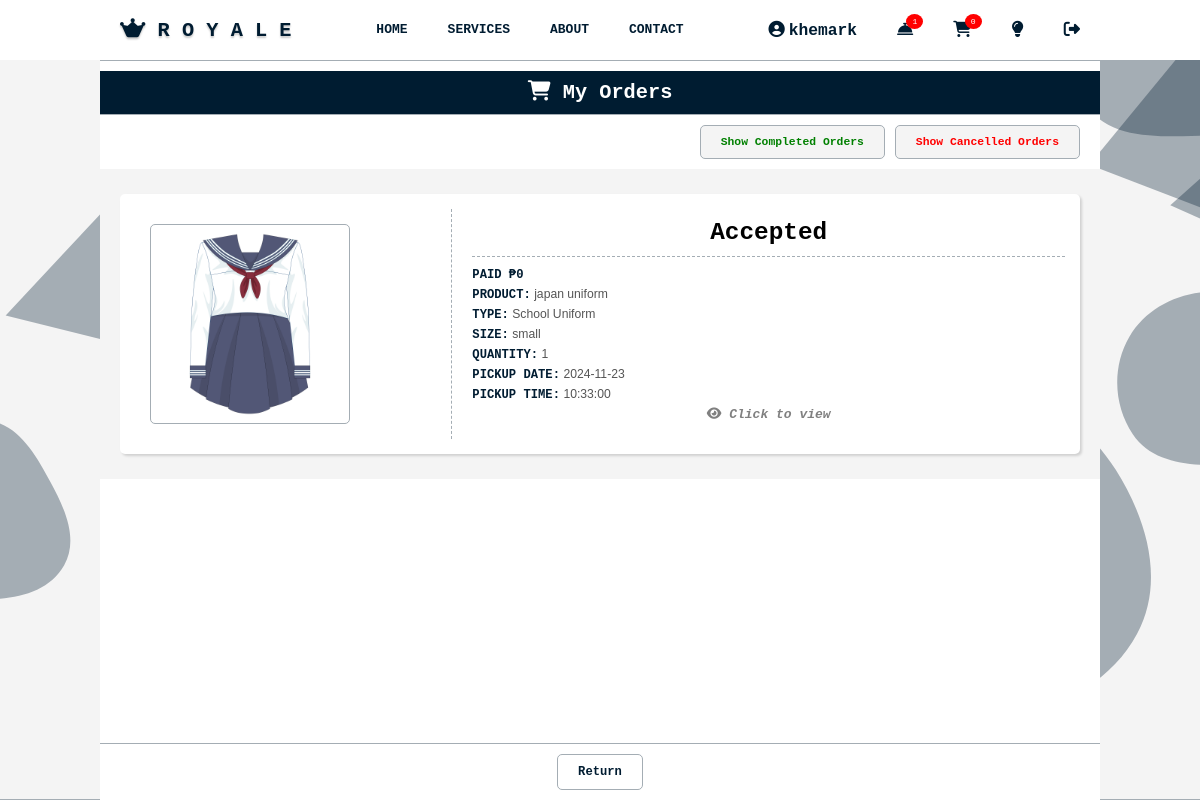
The app's page /my_order.php (signed in), older data.
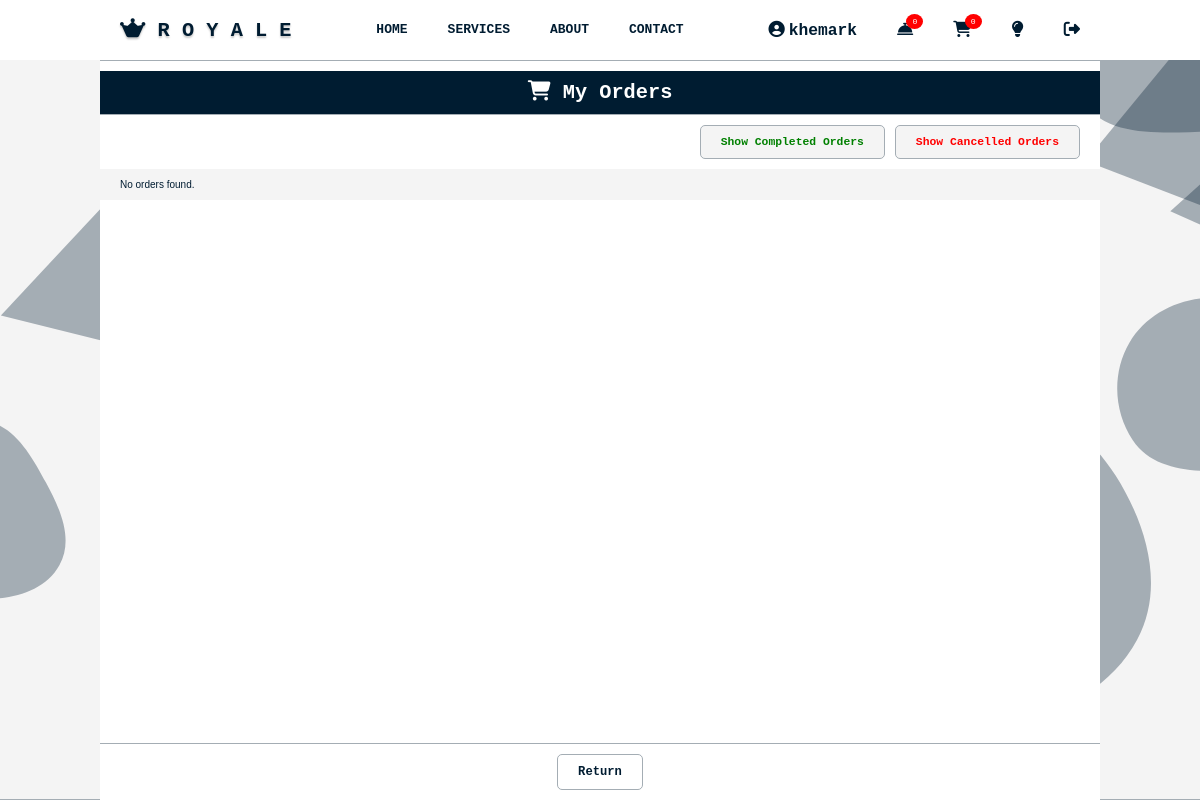
The same page, newer data.
### tables this page shows
CREATE TABLE `royale_product_order_tbl` (
  `order_id` int(11) NOT NULL,
  `user_id` int(11) NOT NULL,
  `order_type` varchar(255) NOT NULL,
  `order_variation` varchar(255) NOT NULL,
  `order_status` varchar(255) NOT NULL,
  `user_name` varchar(255) NOT NULL,
  `user_contact_number` varchar(255) NOT NULL,
  `user_gender` varchar(255) NOT NULL,
  `user_email` varchar(255) NOT NULL,
  `user_address` text NOT NULL,
  `pickup_date` date NOT NULL,
  `pickup_time` time NOT NULL,
  `product_days_of_rent` int(255) NOT NULL,
  `product_id` int(255) NOT NULL,
  `product_name` varchar(255) NOT NULL,
  `product_type` varchar(255) NOT NULL,
  `product_gender` varchar(255) NOT NULL,
  `product_size` varchar(255) NOT NULL,
  `product_quantity` bigint(255) NOT NULL,
  `product_price` bigint(255) NOT NULL,
  `product_rent_price` bigint(255) NOT NULL,
  `product_photo` varchar(255) NOT NULL,
  `payment` bigint(255) NOT NULL,
  `payment_date` date NOT NULL,
  `datetime_order` datetime NOT NULL
);

### my_order.php (the view, shortened to what the changed rows need)
<?php
require 'dbconnect.php';
$user_id = $_SESSION['user_id'];
$sql = "SELECT * FROM royale_product_order_tbl WHERE user_id = ? ORDER BY order_id DESC";
$stmt = $conn->prepare($sql);
$stmt->bind_param("i", $user_id);
$stmt->execute();
$result = $stmt->get_result();
?>
<!DOCTYPE html>
<html lang="en">
<head>
    <?php include 'important.php'; ?>
    <link rel="stylesheet" href="css_main/main.css?v=<?php echo time(); ?>">
    <link rel="stylesheet" href="css_main/my_order.css?v=<?php echo time(); ?>">
</head>
<body>
    <?php include 'navigation.php'; ?>
    <main>
        <h1 class="hidden"><i class="fa-solid fa-cart-shopping"></i> My Orders</h1>
        <div class="order-list">
            <?php
            if ($result->num_rows > 0) {
                while ($row = $result->fetch_assoc()) {
                    $photo_array = explode(',', $row['product_photo']);
                    $is_completed = $row['order_status'] === 'completed' ? 'true' : 'false';
                    $is_cancelled = $row['order_status'] === 'cancelled' ? 'true' : 'false';
                    $status_class = '';
                    if ($row['order_status'] == 'pending') {
                        $status_class = 'text-gray';
                    } elseif ($row['order_status'] == 'ongoing') {
                        $status_class = 'text-blue';
                    } elseif ($row['order_status'] == 'completed') {
                        $status_class = 'text-green';
                    } elseif ($row['order_status'] == 'cancelled') {
                        $status_class = 'text-red';
                    }
            ?>
                    <div class="order-container hidden" data-completed="<?php echo $is_completed; ?>" data-cancelled="<?php echo $is_cancelled; ?>" data-order-id="<?php echo htmlspecialchars($row['order_id']); ?>">
                        <div class="photo-gallery">
                            <?php
                            foreach ($photo_array as $photo) {
                                if (!empty($photo)) {
                                    echo '<img src="admin/products/' . htmlspecialchars($photo) . '" alt="Product Photo">';
                                }
                            }
                            ?>
                        </div>
                        <div class="details">
                            <h3 class="<?php echo $status_class; ?>">
                                <?php echo htmlspecialchars($row['order_status']); ?>
                            </h3>
                            <p><strong>Paid ₱<?php echo htmlspecialchars($row['payment']); ?></strong></p>
                            <div>
                                <p><strong>Product:</strong> <?php echo htmlspecialchars($row['product_name']); ?></p>
                                <p><strong>Type:</strong> <?php echo htmlspecialchars($row['product_type']); ?></p>
                                <p><strong>Size:</strong> <?php echo htmlspecialchars($row['product_size']); ?></p>
                                <p><strong>Quantity:</strong> <?php echo htmlspecialchars($row['product_quantity']); ?></p>
                                <p><strong>Pickup Date:</strong> <?php echo htmlspecialchars($row['pickup_date']); ?></p>
                                <p><strong>Pickup Time:</strong> <?php echo htmlspecialchars($row['pickup_time']); ?></p>
                            </div>
                            <div style="text-align: center;">
                                <b style="font-size: 1.6rem; font-style: italic; color: gray;"><i class="fa-solid fa-eye"></i> Click to view</b>
                            </div>
                        </div>
                    </div>
            <?php
                }
            } else {
                echo "<p style='color: var(--text-color);'>No orders found.</p>";
            }
            ?>
        </div>
    </main>
</body>
</html>
</body>

### navigation.php (shortened to what the changed rows need)
<div class="navigation-container" id="navbar">
    <div class="icon-container">
        <?php
        $isLoggedIn = isset($_SESSION['user_id']);
        $pendingRequestCount = 0;
        if ($isLoggedIn) {
            $userId = $_SESSION['user_id'];
            $requestQuery = "SELECT COUNT(*) FROM royale_request_tbl WHERE user_id = ? AND request_status = 'pending'";
            $requestStmt = $conn->prepare($requestQuery);
            $requestStmt->bind_param("i", $userId);
            $requestStmt->execute();
            $requestStmt->bind_result($pendingRequestCount);
        }
        ?>
        <div class="user-menu">
            <a href="my_request.php" id="myRequestLink">
                <i class="fa-solid fa-bell-concierge"></i>
                <?php if ($isLoggedIn): ?>
                    <span class="badge"><?php echo   $pendingRequestCount; ?></span>
                <?php endif; ?>
            </a>
        </div>
    </div>
</div>

Row changes from the older to the newer data that the page shows:
removed royale_product_order_tbl: order_status "Accepted", payment "0", product_name "japan uniform", product_type "School Uniform", product_size "small", product_quantity "1", pickup_date "2024-11-23", pickup_time "10:33:00"
Text that changed along with them:
$pendingRequestCount: "1" → "0"
text now shown: "No orders found."
